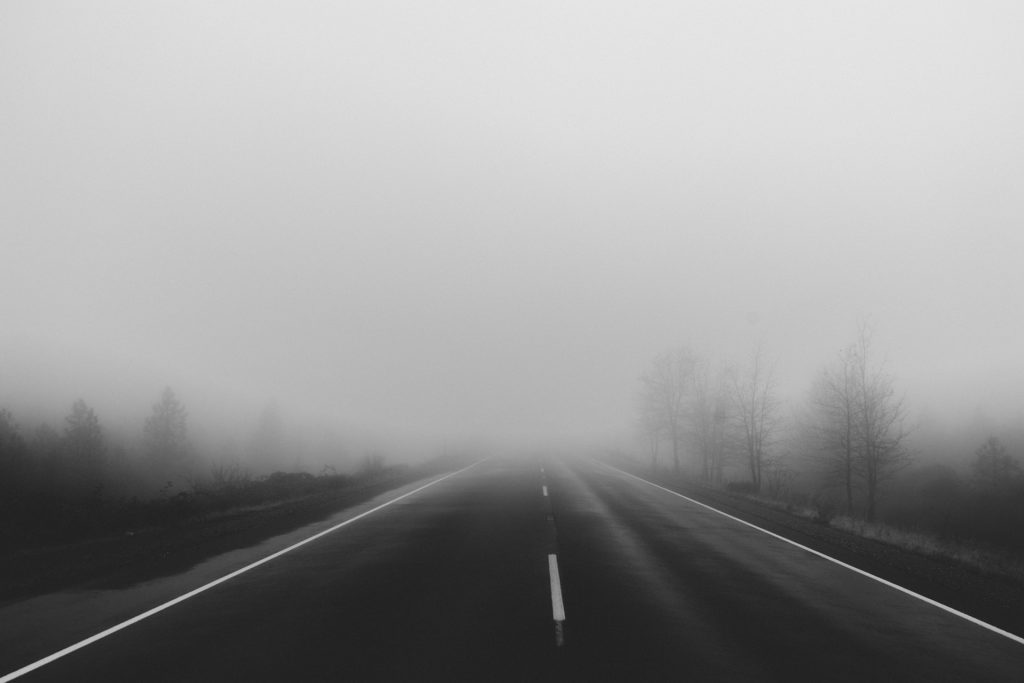
#> input picture Images/cap3.jpg, 1024 x 683 px
$ python OpenCV.py
#> lines starting #> are read from the running program, lines starting #| are printed output that depends on the picture; after the words box and inside, x2 and y2 are one past the last pixel; in counts of white or black regions, pixels touching at a corner belong together
import cv2
import imutils

#image = cv2.imread("google-alphabet.jpg")
image = cv2.imread("../Images/cap3.jpg")
#> image is the input picture: shape (683, 1024, 3); min 24, max 230, mean 151.4
cv2.imshow("Image",image)
copy = image.copy()
grey = cv2.cvtColor(copy,cv2.COLOR_BGR2GRAY)
#cv2.imshow("Grey",grey)
blur = cv2.GaussianBlur(copy,(11,11),0)
cv2.imshow("Blur",blur)
edge1 = cv2.Canny(blur,50,60)
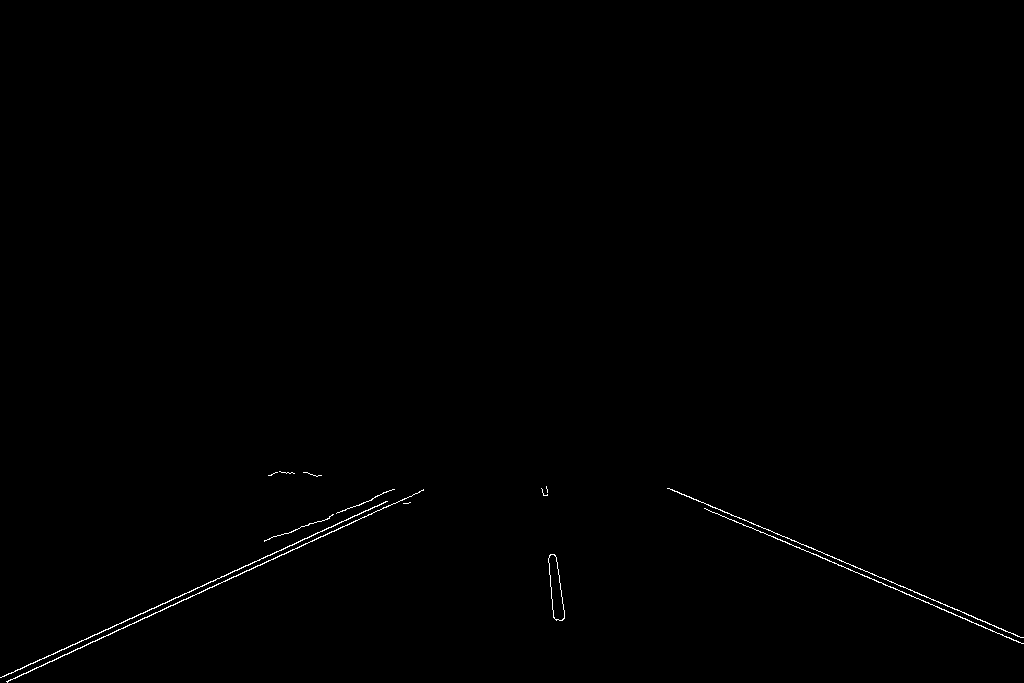
#> edge1: shape (683, 1024); 0.33% white in thin lines or dots, all inside (x1, y1, x2, y2) = (0, 471, 1024, 683)
#cv2.imshow("Edge1",edge1)
edge2 = cv2.Canny(copy,100,100)
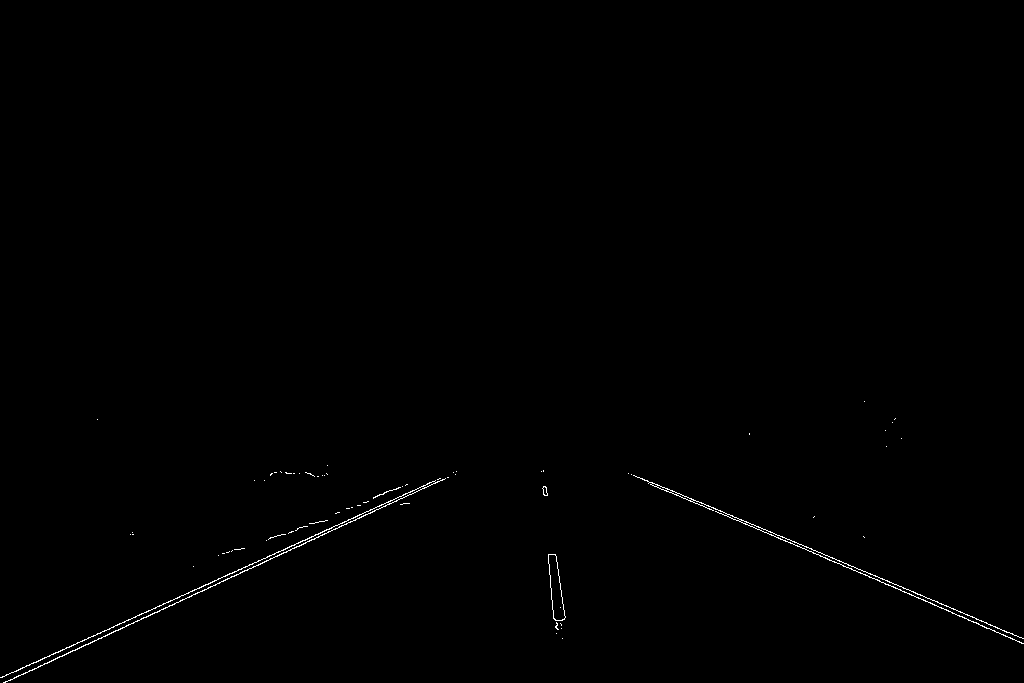
#> edge2: shape (683, 1024); 0.35% white in thin lines or dots, all inside (x1, y1, x2, y2) = (0, 401, 1024, 683)
#cv2.imshow("Edge2",edge2)
rect = cv2.rectangle(copy, (290, 10), (385, 160), (0, 0, 255), 2)
#cv2.imshow("Rectangle",rect)
cir = cv2.circle(rect, (760, 15), 15, (150, 0, 0), -1)
#cv2.imshow("Circle", cir)
line = cv2.line(cir, (cir.shape[1], 0), (0, cir.shape[0]), (255, 255, 255), 5)
#cv2.imshow("Line", line)
text = cv2.putText(cir, "VARUN", (cir.shape[1]-100, cir.shape[0]-10), cv2.FONT_HERSHEY_SIMPLEX, 0.7, (0, 255, 0), 2)
#cv2.imshow("Text", text)
thresh = cv2.threshold(blur, 225, 255, cv2.THRESH_BINARY_INV)[1]
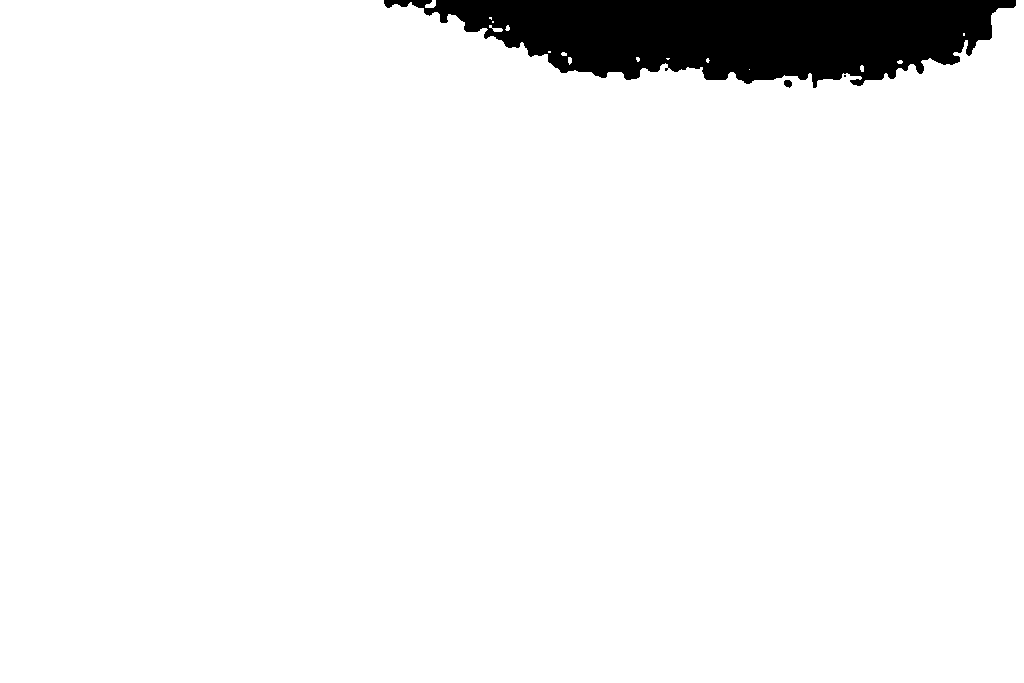
#> thresh: shape (683, 1024, 3); 94.8% white; 3 black regions (1 under 20 px), largest, box (x1, y1, x2, y2) and area: (384, 0, 1016, 88) 36318, (784, 80, 792, 88) 49
#cv2.imshow("Thresh", thresh)
#cv2.waitKey(0)

#> (the run stopped early here; a loop or call above may not have finished)

$ run again, with Images/cap1.jpg copied over Images/cap3.jpg
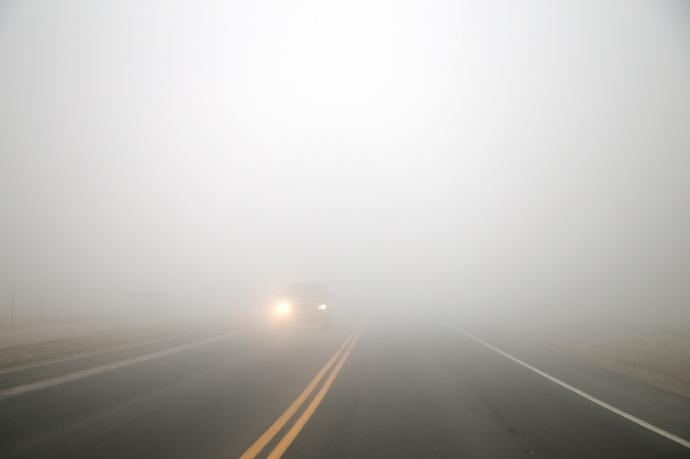
#> input picture Images/cap1.jpg, 690 x 459 px
#> image is the input picture: shape (459, 690, 3); mean B, G, R 186, 189.3, 190.9
#> `edge1 = cv2.Canny(blur,50,60)`:
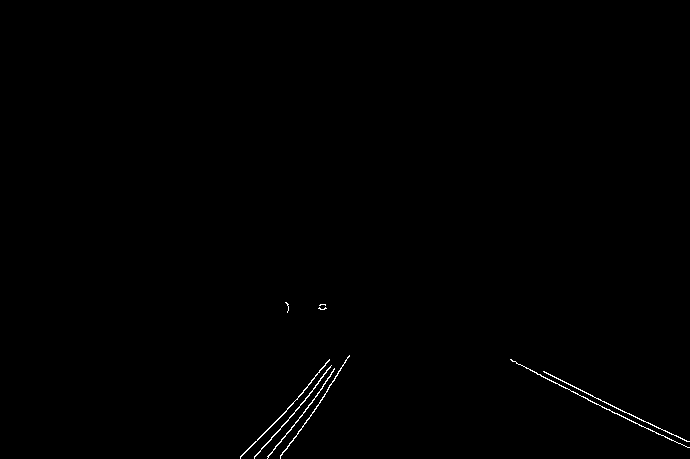
#> edge1: shape (459, 690); 0.36% white in thin lines or dots, all inside (x1, y1, x2, y2) = (240, 302, 690, 459)
#> edge2: shape (459, 690); 0.4% white in thin lines or dots, all inside (x1, y1, x2, y2) = (7, 303, 690, 459)
#> `thresh = cv2.threshold(blur, 225, 255, cv2.THRESH_BINARY_INV)[1]`:
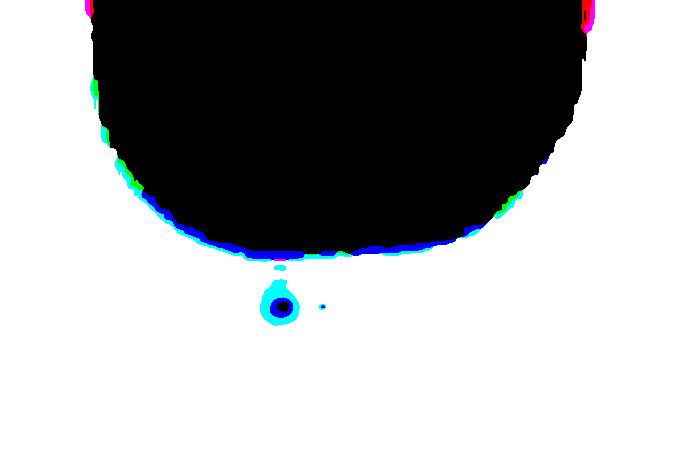
#> thresh: shape (459, 690, 3); mean B, G, R 168.9, 167.2, 165.3

$ run again, with Images/cap2.jpg copied over Images/cap3.jpg
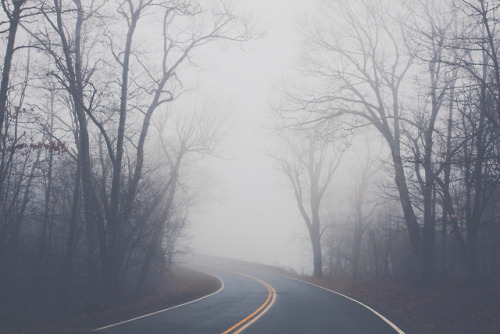
#> input picture Images/cap2.jpg, 500 x 334 px
#> image is the input picture: shape (334, 500, 3); mean B, G, R 155.5, 148.7, 147.4
#> `edge1 = cv2.Canny(blur,50,60)`:
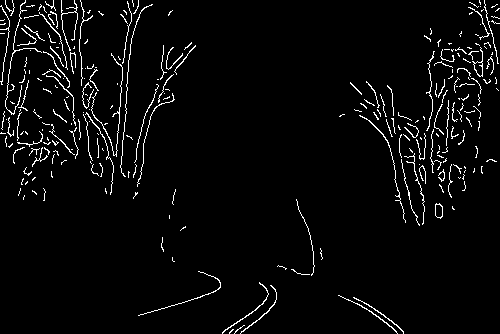
#> edge1: shape (334, 500); 3.6% white in thin lines or dots
#> edge2: shape (334, 500); 10.3% white in thin lines or dots
#> `line = cv2.line(cir, (cir.shape[1], 0), (0, cir.shape[0]), (255, 255, ..`:
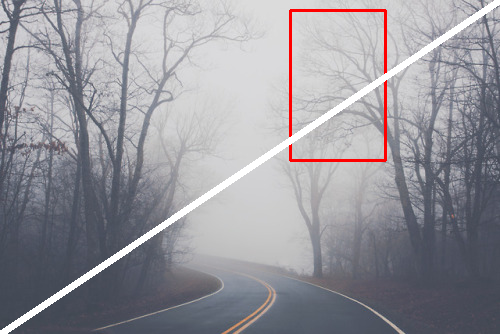
#> line: shape (334, 500, 3); mean B, G, R 156, 149.5, 150.3
#> thresh: shape (334, 500, 3); every value is 255
